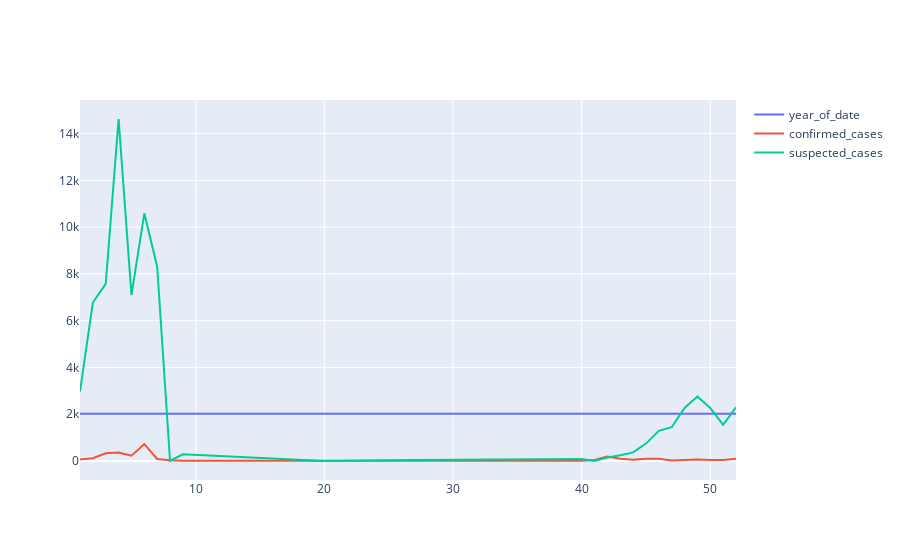

Here is the notebook cell this chart was saved with:
### Code cell
data=[]
for col in casesTypes_per_week.columns:
    if col!= 'report_epi_week':
        data.append(go.Scatter(name=col,x=casesTypes_per_week['report_epi_week'],y=casesTypes_per_week[col].tolist(),text=casesTypes_per_week[col],textposition='top center'))
fig = go.Figure(data)
fig.show()

### Figure 1 — Plotly figure (JSON) as saved in the notebook; plotly's stock layout.template omitted (floating-point values rounded to 4 significant figures)
{"data": [{"name": "year_of_date", "text": [2016, 2016, 2016, 2016, 2016, 2016, 2016, 2016, 2016, 2015, 2015, 2015, 2015, 2015, 2015, 2015, 2015, 2015, 2015, 2015, 2015, 2015, 2015, 2015, 2015], "textposition": "top center", "type": "scatter", "x": [1, 2, 3, 4, 5, 6, 7, 8, 9, 19, 20, 27, 40, 41, 42, 43, 44, 45, 46, 47, 48, 49, 50, 51, 52], "y": [2016, 2016, 2016, 2016, 2016, 2016, 2016, 2016, 2016, 2015, 2015, 2015, 2015, 2015, 2015, 2015, 2015, 2015, 2015, 2015, 2015, 2015, 2015, 2015, 2015]}, {"name": "confirmed_cases", "text": [67, 117, 331, 362, 225, 724, 88, 28, 8, 8, 0, 0, 9, 46, 193, 93, 54, 95, 91, 19, 37, 66, 46, 43, 101], "textposition": "top center", "type": "scatter", "x": [1, 2, 3, 4, 5, 6, 7, 8, 9, 19, 20, 27, 40, 41, 42, 43, 44, 45, 46, 47, 48, 49, 50, 51, 52], "y": [67, 117, 331, 362, 225, 724, 88, 28, 8, 8, 0, 0, 9, 46, 193, 93, 54, 95, 91, 19, 37, 66, 46, 43, 101]}, {"name": "suspected_cases", "text": [2973, 6775, 7573, 14622, 7093, 10589, 8306, 0, 284, 0, 0, 39, 89, 0, 153, 248, 368, 744, 1287, 1445, 2270, 2756, 2264, 1546, 2294], "textposition": "top center", "type": "scatter", "x": [1, 2, 3, 4, 5, 6, 7, 8, 9, 19, 20, 27, 40, 41, 42, 43, 44, 45, 46, 47, 48, 49, 50, 51, 52], "y": [2973, 6775, 7573, 14622, 7093, 10589, 8306, 0, 284, 0, 0, 39, 89, 0, 153, 248, 368, 744, 1287, 1445, 2270, 2756, 2264, 1546, 2294]}], "layout": {"autosize": true, "xaxis": {"autorange": true, "range": [1, 52], "type": "linear"}, "yaxis": {"autorange": true, "range": [-812.3, 15430.0], "type": "linear"}}}
